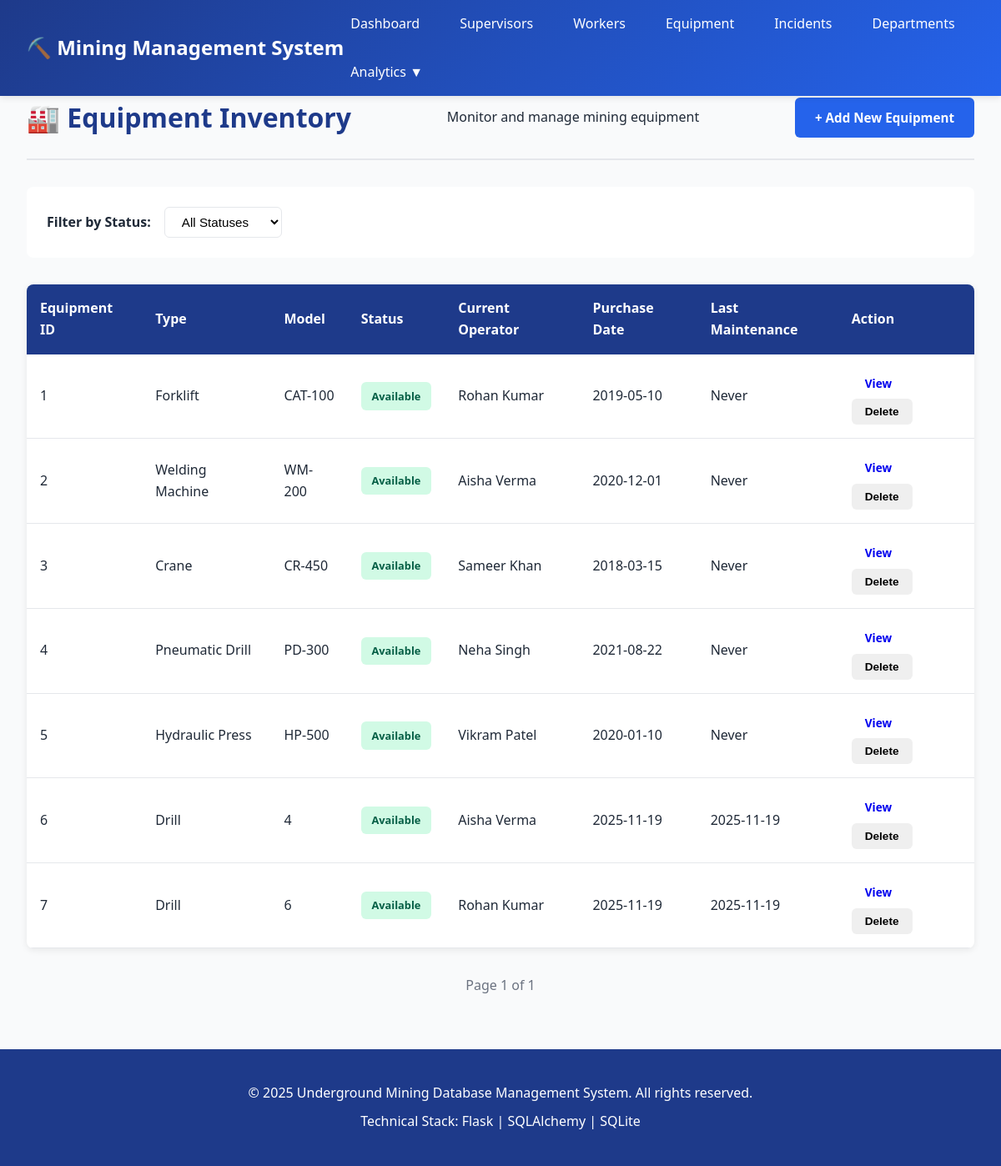
Screenshot of /equipment with the database file from the repository.
### app.py (models this page shows)
class Equipment(db.Model):
    __tablename__ = 'Equipment'
    EquipmentID = db.Column(db.Integer, primary_key=True, autoincrement=True)
    Type = db.Column(db.String(30))
    Model = db.Column(db.String(30))
    Status = db.Column(db.String(20), default='Available')
    OperatedBy = db.Column(db.Integer, db.ForeignKey('Worker.WorkerID'))
    PurchaseDate = db.Column(db.Date)
    MaintenanceSchedule = db.Column(db.String(50))
    LastMaintenance = db.Column(db.Date)
    DepreciationValue = db.Column(db.Float)

class Worker(db.Model):
    __tablename__ = 'Worker'
    WorkerID = db.Column(db.Integer, primary_key=True, autoincrement=True)
    Name = db.Column(db.String(50), nullable=False)
    Age = db.Column(db.Integer)
    Role = db.Column(db.String(30))
    Contact = db.Column(db.String(20))
    S_ID = db.Column(db.Integer, db.ForeignKey('Supervisor.SupervisorID'))
    DepartmentID = db.Column(db.Integer, db.ForeignKey('Department.DepartmentID'))
    HireDate = db.Column(db.Date)
    Salary = db.Column(db.Float)
    EmploymentStatus = db.Column(db.String(20), default='Active')

### app.py (the view)
@app.route('/equipment')
@handle_errors
def equipment_list():
    page = request.args.get('page', 1, type=int)
    status_filter = request.args.get('status', 'All')
    query = Equipment.query
    if status_filter != 'All':
        query = query.filter_by(Status=status_filter)
    equipment = query.paginate(page=page, per_page=10)
    statuses = ['Available', 'In Use', 'Maintenance', 'Damaged']
    return render_template('equipment.html', equipment=equipment.items, pagination=equipment, statuses=statuses, selected_status=status_filter)

### app.py (called while the page is built)
def handle_errors(f):
    @wraps(f)
    def decorated_function(*args, **kwargs):
        try:
            return f(*args, **kwargs)
        except Exception as e:
            print(f"Error: {str(e)}")
            print(traceback.format_exc())
            flash(f"Error: {str(e)}", "error")
            return redirect(url_for('index'))
    return decorated_function

@app.context_processor
def inject_helpers():
    def get_worker(worker_id):
        return Worker.query.get(worker_id) if worker_id else None
    def get_equipment(equip_id):
        return Equipment.query.get(equip_id) if equip_id else None
    return dict(get_worker=get_worker, get_equipment=get_equipment)

### templates/equipment.html (shortened to what this page needs)
{% extends "base.html" %}
{% block content %}
<div class="page-header">
    <h2>🏭 Equipment Inventory</h2>
    <p>Monitor and manage mining equipment</p>
    <a href="{{ url_for('add_equipment') }}" class="btn btn-primary" style="float: right;">+ Add New Equipment</a>
</div>
<div class="filter-section">
    <label for="status">Filter by Status:</label>
    <select id="status" onchange="window.location.href='?status=' + this.value">
        <option value="All" {% if selected_status == 'All' %}selected{% endif %}>All Statuses</option>
    </select>
</div>
{% if equipment %}
<table class="data-table">
    <thead>
        <tr>
            <th>Equipment ID</th>
            <th>Type</th>
            <th>Model</th>
            <th>Status</th>
            <th>Current Operator</th>
            <th>Purchase Date</th>
            <th>Last Maintenance</th>
            <th>Action</th>
        </tr>
    </thead>
    <tbody>
        {% for equip in equipment %}
        <tr>
            <td>{{ equip.EquipmentID }}</td>
            <td>{{ equip.Type }}</td>
            <td>{{ equip.Model }}</td>
            <td><span class="status-badge status-{{ equip.Status|lower|replace(' ', '-') }}">{{ equip.Status }}</span></td>
            <td>
                {% if equip.OperatedBy %}
                    {% set operator = get_worker(equip.OperatedBy) %}
                    {{ operator.Name if operator else 'Unknown' }}
                {% else %}
                    No operator
                {% endif %}
            </td>
            <td>{{ equip.PurchaseDate.strftime('%Y-%m-%d') if equip.PurchaseDate else 'N/A' }}</td>
            <td>{{ equip.LastMaintenance.strftime('%Y-%m-%d') if equip.LastMaintenance else 'Never' }}</td>
            <td>
                <a href="{{ url_for('equipment_detail', equip_id=equip.EquipmentID) }}" class="btn btn-small">View</a>
                <form method="POST" action="{{ url_for('delete_equipment', equipment_id=equip.EquipmentID) }}" class="inline-form" style="display: inline;" onsubmit="return confirm('Delete this equipment?');">
                    <button type="submit" class="btn btn-small btn-danger">Delete</button>
                </form>
            </td>
        </tr>
        {% endfor %}
    </tbody>
</table>
<div class="pagination">
    <span class="pagination-info">Page {{ pagination.page }} of {{ pagination.pages }}</span>
</div>
{% else %}
<div class="empty-state">
    <p>No equipment found. <a href="{{ url_for('init_database') }}">Initialize database</a> to load sample data.</p>
</div>
{% endif %}
{% endblock %}

### static/css/style.css (style rules this page uses)
* { margin: 0; padding: 0; box-sizing: border-box; }
:root { --primary-color: #1e3a8a; --secondary-color: #2563eb; --success-color: #10b981; --warning-color: #f59e0b; --danger-color: #ef4444; --critical-color: #dc2626; --light-bg: #f9fafb; --border-color: #e5e7eb; --text-color: #1f2937; --text-light: #6b7280; }
body { font-family: 'Segoe UI', Tahoma, Geneva, Verdana, sans-serif; background-color: var(--light-bg); color: var(--text-color); line-height: 1.6; }
.btn { padding: 0.75rem 1.5rem; border: none; border-radius: 6px; cursor: pointer; text-decoration: none; font-weight: 600; transition: all 0.3s; display: inline-block; font-size: 0.95rem; }
.btn-primary { background: var(--secondary-color); color: white; }
.btn-small { padding: 0.5rem 1rem; font-size: 0.85rem; }
.page-header { display: flex; justify-content: space-between; align-items: center; margin-bottom: 2rem; padding-bottom: 1.5rem; border-bottom: 2px solid var(--border-color); }
.page-header h2 { font-size: 2rem; color: var(--primary-color); }
.data-table { width: 100%; border-collapse: collapse; background: white; border-radius: 8px; overflow: hidden; box-shadow: 0 2px 8px rgba(0,0,0,0.08); margin: 1.5rem 0; }
.data-table thead { background: var(--primary-color); color: white; }
.data-table th { padding: 1rem; text-align: left; font-weight: 600; }
.data-table td { padding: 1rem; border-bottom: 1px solid var(--border-color); }
.status-badge { display: inline-block; padding: 0.4rem 0.8rem; border-radius: 6px; font-size: 0.8rem; font-weight: 600; white-space: nowrap; }
.status-available { background: #d1fae5; color: #065f46; }
.filter-section { background: white; padding: 1.5rem; border-radius: 8px; margin-bottom: 2rem; display: flex; gap: 1rem; align-items: center; }
.filter-section label { font-weight: 600; }
.filter-section select { padding: 0.5rem 1rem; border: 1px solid var(--border-color); border-radius: 6px; background: white; cursor: pointer; font-size: 0.95rem; }
.pagination { display: flex; justify-content: center; align-items: center; gap: 1rem; margin: 2rem 0; }
.pagination-info { color: var(--text-light); font-weight: 500; }

### rows the page displays
Equipment: EquipmentID "1", Type "Forklift", Model "CAT-100", Status "Available", PurchaseDate "2019-05-10", LastMaintenance "Never"
Worker: Name "Rohan Kumar"
Equipment: EquipmentID "2", Type "Welding Machine", Model "WM-200", Status "Available", PurchaseDate "2020-12-01", LastMaintenance "Never"
Worker: Name "Aisha Verma"
Equipment: EquipmentID "3", Type "Crane", Model "CR-450", Status "Available", PurchaseDate "2018-03-15", LastMaintenance "Never"
Worker: Name "Sameer Khan"
Equipment: EquipmentID "4", Type "Pneumatic Drill", Model "PD-300", Status "Available", PurchaseDate "2021-08-22", LastMaintenance "Never"
Worker: Name "Neha Singh"
Equipment: EquipmentID "5", Type "Hydraulic Press", Model "HP-500", Status "Available", PurchaseDate "2020-01-10", LastMaintenance "Never"
Worker: Name "Vikram Patel"
Equipment: EquipmentID "6", Type "Drill", Model "4", Status "Available", PurchaseDate "2025-11-19", LastMaintenance "2025-11-19"
Equipment: EquipmentID "7", Type "Drill", Model "6", Status "Available", PurchaseDate "2025-11-19", LastMaintenance "2025-11-19"

### other values shown
{{ pagination.page }} "1"
{{ pagination.pages }} "1"
